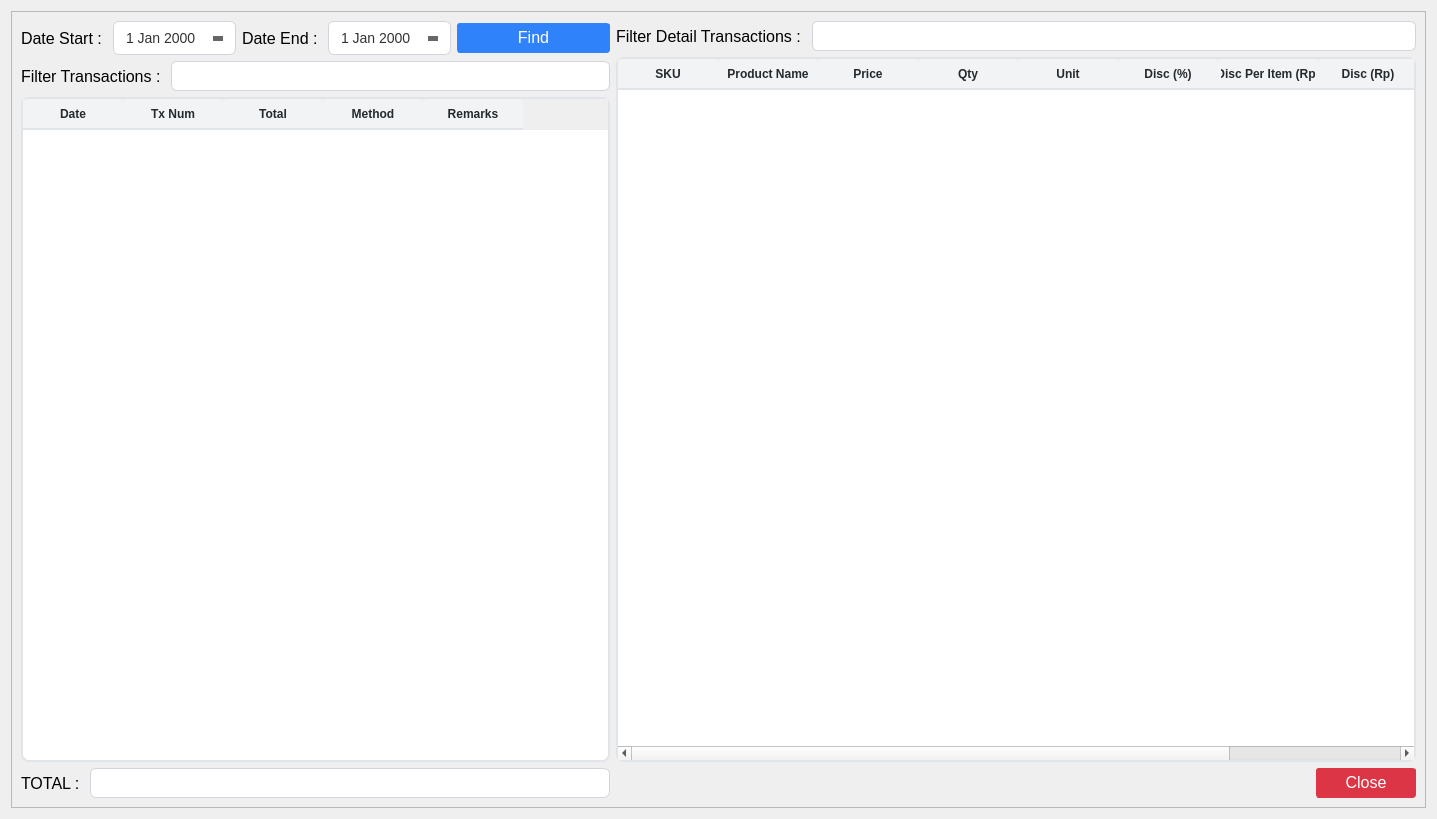
<?xml version="1.0" encoding="UTF-8"?>
<ui version="4.0">
 <class>Form</class>
 <widget class="QWidget" name="Form">
  <property name="geometry">
   <rect>
    <x>0</x>
    <y>0</y>
    <width>1437</width>
    <height>819</height>
   </rect>
  </property>
  <property name="windowTitle">
   <string>Back Office Sales Report</string>
  </property>
  <property name="windowIcon">
   <iconset>
    <normaloff>../assets/admin-panel.png</normaloff>../assets/admin-panel.png</iconset>
  </property>
  <property name="styleSheet">
   <string notr="true">QLineEdit{
	border: 1px solid #d1d5db;      /* Light gray border */
    border-radius: 6px;             /* Rounded corners */
    outline: none;                  /* Remove default outline */
    color: #333;                    /* Text color */
    background-color: #fff;       /* Light gray background */
    
}

QLineEdit:focus {
    border: 1px solid #93c5fd;       /* Blue border on focus */
    background-color: #ffffff;       /* White background when focused */
}

QLineEdit:disabled {
    border: 1px solid #e5e7eb;      /* Lighter border when disabled */
    background-color: #f3f4f6;      /* Light gray background when disabled */
    color: #9ca3af;                 /* Lighter text color when disabled */
}

/* QComboBox Styling - Improved with clearer state indicators */
QComboBox {
    border: 1px solid #d1d5db;      /* Light gray border */
    border-radius: 6px;             /* Rounded corners */
    padding: 6px 12px 6px 10px;     /* Add some padding */
    min-height: 20px;               /* Minimum height */
    color: #333;                    /* Text color */
    background-color: #fff;         /* White background */
    selection-background-color: #93c5fd; /* Light blue selection */
    font-size: 14px;                /* Consistent font size */
    min-width: 6em;                 /* Minimum width */
}

QComboBox:hover:!disabled {
    border-color: #93c5fd;          /* Light blue border on hover when enabled */
    background-color: #f0f7ff;      /* Very light blue background on hover */
}

QComboBox:focus {
    border: 2px solid #3b82f6;      /* Thicker, darker blue border on focus */
    background-color: #ffffff;      /* Pure white background when focused */
}

QComboBox:disabled {
    border: 1px solid #d9dce0;      /* Very light gray border when disabled */
    background-color: #f3f4f6;      /* Light gray background when disabled */
    color: #9ca3af;                 /* Lighter text color when disabled */
}

QComboBox::drop-down {
    subcontrol-origin: padding;
    subcontrol-position: center right;
    width: 20px;
    border: none;                   /* Remove border for cleaner look */
    margin-right: 5px;              /* Add some margin */
}

/* If you don't have an icon, use this instead: */
QComboBox::down-arrow {
    width: 0;
    height: 0;
    border-left: 5px solid transparent;
    border-right: 5px solid transparent;
    border-top: 5px solid #666;     /* Arrow color */
    margin-right: 5px;
}

QComboBox::down-arrow:disabled {
    border-top: 5px solid #b0b0b0;  /* Lighter arrow color when disabled */
}

QComboBox:disabled {
    color: #9ca3af;                 /* Lighter text when disabled */
    background-color: #f3f4f6;      /* Light gray background */
    border-color: #e5e7eb;          /* Lighter border */
}

/* Add a visual indicator for disabled state */
QComboBox:disabled {
    color: #9ca3af;
    background-color: #f3f4f6;
    border: 1px solid #e5e7eb;
    padding-right: 25px;            /* Make room for the lock icon */
}

/* If you don't have a lock icon, use a pattern instead */
QComboBox:disabled {
    background-image: repeating-linear-gradient(
        45deg,
        transparent,
        transparent 5px,
        rgba(200, 200, 200, 0.1) 5px,
        rgba(200, 200, 200, 0.1) 10px
    );
}

QComboBox QAbstractItemView {
    border: 1px solid #d1d5db;
    border-radius: 0px 0px 6px 6px;
    background-color: white;
    selection-background-color: #3b82f6;  /* Darker blue for better contrast */
    selection-color: white;               /* White text on selection */
    outline: none;
    padding: 5px;
}

QComboBox QAbstractItemView::item {
    min-height: 25px;               /* Taller items for better clickability */
    padding: 5px;                   /* Padding inside items */
}

QComboBox QAbstractItemView::item:hover {
    background-color: #e5f0ff;      /* Light blue on hover */
    color: #333;
}

/* QTextEdit Styling - Similar to QLineEdit */
QTextEdit {
    border: 1px solid #d1d5db;      /* Light gray border */
    border-radius: 6px;             /* Rounded corners */
    outline: none;                  /* Remove default outline */
    color: #333;                    /* Text color */
    background-color: #fff;         /* White background */
    padding: 6px 10px;              /* Add some padding for better text display */
    selection-background-color: #93c5fd; /* Light blue selection */
}

QTextEdit:focus {
    border: 1px solid #93c5fd;      /* Blue border on focus */
    background-color: #ffffff;      /* White background when focused */
}

QTextEdit:disabled {
    border: 1px solid #e5e7eb;      /* Lighter border when disabled */
    background-color: #f3f4f6;      /* Light gray background when disabled */
    color: #9ca3af;                 /* Lighter text color when disabled */
}


/* QDateEdit Styling */
QDateEdit {
    border: 1px solid #d1d5db;
    border-radius: 6px;
    padding: 6px 10px;
    min-height: 20px;
    color: #333;
    background-color: #fff;
    font-size: 14px;
}

QDateEdit:hover:!disabled {
    border-color: #93c5fd;
    background-color: #f0f7ff;
}

QDateEdit:focus {
    border: 2px solid #3b82f6;
    background-color: #ffffff;
}

QDateEdit:disabled {
    color: #9ca3af;
    background-color: #f3f4f6;
    border: 1px dashed #c0c0c0;
}

QDateEdit::drop-down {
    subcontrol-origin: padding;
    subcontrol-position: center right;
    width: 20px;
    border: none;
    margin-right: 5px;
}

QDateEdit::down-arrow {
    width: 0;
    height: 0;
    border-left: 5px solid transparent;
    border-right: 5px solid transparent;
    border-top: 5px solid #666;
    margin-right: 5px;
}

QDateEdit::down-arrow:disabled {
    border-top: 5px solid #b0b0b0;
}

/* Calendar popup styling */
QCalendarWidget {
    background-color: white;
    border: 1px solid #d1d5db;
}

QCalendarWidget QToolButton {
    color: #333;
    background-color: transparent;
    border: 1px solid transparent;
    border-radius: 4px;
    padding: 4px;
}

QCalendarWidget QToolButton:hover {
    background-color: #f0f7ff;
    border: 1px solid #93c5fd;
}

QCalendarWidget QMenu {
    background-color: white;
    border: 1px solid #d1d5db;
    padding: 5px;
}

QCalendarWidget QSpinBox {
    border: 1px solid #d1d5db;
    border-radius: 4px;
    padding: 3px;
    background-color: white;
}

QCalendarWidget QAbstractItemView:enabled {
    background-color: white;
    color: #333;
    selection-background-color: #3b82f6;
    selection-color: white;
}

QCalendarWidget QAbstractItemView:disabled {
    color: #9ca3af;
}

QCalendarWidget QWidget#qt_calendar_navigationbar {
    background-color: #f1f5f9;
    border-bottom: 1px solid #d1d5db;
    padding: 4px;
}

QPushButton {
    text-align: center;
    white-space: nowrap;
    vertical-align: middle;
    border: 1px solid transparent;
    line-height: 1.5;
    border-radius: 3px;
    margin: 0.25rem;
	opacity: 0.55;
	padding-bottom: 2px;

}

/* Message Dialog Styling */
QMessageBox {
    background-color: #ffffff;
    border-radius: 8px;
    min-width: 300px;
}

QMessageBox QLabel {
    color: #333333;
    font-size: 14px;
    padding: 12px;
    min-height: 40px;
}

QMessageBox QPushButton {
    background-color: #3b82f6;
    color: white;
    border-radius: 5px;
    padding: 8px 16px;
    font-weight: bold;
    min-width: 80px;
    margin: 8px 5px;
    opacity: 1.0;
}

QMessageBox QPushButton:hover {
    background-color: #2563eb;
}

QMessageBox QPushButton:pressed {
    background-color: #1d4ed8;
}

QMessageBox QIcon {
    padding: 15px;
}

QMessageBox #qt_msgbox_label {
    min-height: 40px;
}

/* Warning icon styling */
QMessageBox#warning-box {
    background-color: #fff9ed;
    border: 1px solid #fbbf24;
}

/* Error icon styling */
QMessageBox#error-box {
    background-color: #fef2f2;
    border: 1px solid #ef4444;
}

/* Info icon styling */
QMessageBox#info-box {
    background-color: #eff6ff; 
    border: 1px solid #3b82f6;
}
</string>
  </property>
  <layout class="QGridLayout" name="gridLayout_3">
   <item row="0" column="0">
    <widget class="QFrame" name="frame">
     <property name="frameShape">
      <enum>QFrame::StyledPanel</enum>
     </property>
     <property name="frameShadow">
      <enum>QFrame::Raised</enum>
     </property>
     <layout class="QGridLayout" name="gridLayout_2">
      <item row="0" column="0">
       <layout class="QHBoxLayout" name="horizontalLayout_5">
        <item>
         <layout class="QVBoxLayout" name="verticalLayout_6">
          <item>
           <layout class="QVBoxLayout" name="verticalLayout_7">
            <item>
             <layout class="QVBoxLayout" name="verticalLayout_8">
              <item>
               <layout class="QHBoxLayout" name="horizontalLayout_6">
                <item>
                 <layout class="QFormLayout" name="formLayout_6">
                  <item row="0" column="0">
                   <widget class="QLabel" name="back_office_sales_date_start_label">
                    <property name="minimumSize">
                     <size>
                      <width>0</width>
                      <height>30</height>
                     </size>
                    </property>
                    <property name="font">
                     <font>
                      <pointsize>12</pointsize>
                     </font>
                    </property>
                    <property name="text">
                     <string>Date Start : </string>
                    </property>
                   </widget>
                  </item>
                  <item row="0" column="1">
                   <widget class="QDateEdit" name="start_date_back_office_sales_input">
                    <property name="minimumSize">
                     <size>
                      <width>0</width>
                      <height>30</height>
                     </size>
                    </property>
                    <property name="font">
                     <font>
                      <pointsize>12</pointsize>
                     </font>
                    </property>
                    <property name="calendarPopup">
                     <bool>true</bool>
                    </property>
                   </widget>
                  </item>
                 </layout>
                </item>
                <item>
                 <layout class="QFormLayout" name="formLayout_7">
                  <item row="0" column="0">
                   <widget class="QLabel" name="back_office_sales_date_end_label">
                    <property name="minimumSize">
                     <size>
                      <width>0</width>
                      <height>30</height>
                     </size>
                    </property>
                    <property name="font">
                     <font>
                      <pointsize>12</pointsize>
                     </font>
                    </property>
                    <property name="text">
                     <string>Date End : </string>
                    </property>
                   </widget>
                  </item>
                  <item row="0" column="1">
                   <widget class="QDateEdit" name="end_date_back_office_sales_input">
                    <property name="minimumSize">
                     <size>
                      <width>0</width>
                      <height>30</height>
                     </size>
                    </property>
                    <property name="font">
                     <font>
                      <pointsize>12</pointsize>
                     </font>
                    </property>
                    <property name="calendarPopup">
                     <bool>true</bool>
                    </property>
                   </widget>
                  </item>
                 </layout>
                </item>
                <item>
                 <widget class="QPushButton" name="find_back_office_sales_button">
                  <property name="minimumSize">
                   <size>
                    <width>0</width>
                    <height>30</height>
                   </size>
                  </property>
                  <property name="font">
                   <font>
                    <pointsize>12</pointsize>
                   </font>
                  </property>
                  <property name="styleSheet">
                   <string notr="true">QPushButton{
    color: #fff;
    background-color: rgba(13, 110, 253, 0.85); /* RGBA with alpha channel */
    border-color: rgba(13, 110, 253, 0.7);
}
QPushButton:hover {
    background-color: rgba(11, 94, 215, 0.9);
    border-color: rgba(10, 88, 202, 0.9);
    opacity: 0.95;
}
QPushButton:disabled {
    background-color: #a8c1ff;
    border-color: #a8c1ff;
    color: #e6eeff;
}</string>
                  </property>
                  <property name="text">
                   <string>Find</string>
                  </property>
                  <property name="icon">
                   <iconset>
                    <normaloff>../assets/magnifying-glass.png</normaloff>../assets/magnifying-glass.png</iconset>
                  </property>
                  <property name="iconSize">
                   <size>
                    <width>14</width>
                    <height>14</height>
                   </size>
                  </property>
                 </widget>
                </item>
               </layout>
              </item>
              <item>
               <layout class="QFormLayout" name="formLayout_8">
                <item row="0" column="0">
                 <widget class="QLabel" name="filter_back_office_sales_transactions_label">
                  <property name="minimumSize">
                   <size>
                    <width>0</width>
                    <height>30</height>
                   </size>
                  </property>
                  <property name="font">
                   <font>
                    <pointsize>12</pointsize>
                   </font>
                  </property>
                  <property name="text">
                   <string>Filter Transactions : </string>
                  </property>
                 </widget>
                </item>
                <item row="0" column="1">
                 <widget class="QLineEdit" name="filter_back_office_sales_transactions_input">
                  <property name="minimumSize">
                   <size>
                    <width>0</width>
                    <height>30</height>
                   </size>
                  </property>
                  <property name="font">
                   <font>
                    <pointsize>12</pointsize>
                   </font>
                  </property>
                  <property name="clearButtonEnabled">
                   <bool>true</bool>
                  </property>
                 </widget>
                </item>
               </layout>
              </item>
             </layout>
            </item>
            <item>
             <widget class="QTableWidget" name="back_office_sales_transactions_table">
              <property name="styleSheet">
               <string notr="true">QTableWidget {
            background-color: #ffffff;
            alternate-background-color: #f5f8fa;
            border: 2px solid #e1e4e8;
            border-radius: 8px;
            gridline-color: #e1e4e8;
            selection-background-color: #0366d6;
            selection-color: #ffffff;
        }
        
        QTableWidget::item {
            border-bottom: 1px solid #e1e4e8;
			padding: 6px;
        }
        
        QTableWidget::item:selected {
            background-color: #0366d6;
			border: none; /* Remove any border on selected items */
        }

        QTableWidget::item:focus {
            border: none; /* Remove the focus border */
            outline: none; /* Remove the focus outline */
        }

        QHeaderView::section {
            background-color: #f1f3f5;
            color: #24292e;
            font-weight: bold;
            border: none;
            border-bottom: 2px solid #e1e4e8;
            padding: 3px;
            border-top-left-radius: 6px;
            border-top-right-radius: 6px;
        }
        
        QTableWidget QScrollBar:vertical {
            border: none;
            background: #f1f3f5;
            width: 10px;
            border-radius: 5px;
        }
        
        QTableWidget QScrollBar::handle:vertical {
            background: #c0c0c0;
            border-radius: 5px;
        }
        
        QTableWidget QScrollBar::handle:vertical:hover {
            background: #a0a0a0;
        }
        
        QTableWidget QScrollBar:horizontal {
            border: none;
            background: #f1f3f5;
            height: 10px;
            border-radius: 5px;
        }
        
        QTableWidget QScrollBar::handle:horizontal {
            background: #c0c0c0;
            border-radius: 5px;
        }
        
        QTableWidget QScrollBar::handle:horizontal:hover {
            background: #a0a0a0;
        }</string>
              </property>
              <property name="sortingEnabled">
               <bool>true</bool>
              </property>
              <column>
               <property name="text">
                <string>Date</string>
               </property>
               <property name="font">
                <font>
                 <pointsize>12</pointsize>
                 <weight>75</weight>
                 <bold>true</bold>
                </font>
               </property>
               <property name="textAlignment">
                <set>AlignCenter</set>
               </property>
              </column>
              <column>
               <property name="text">
                <string>Tx Num</string>
               </property>
               <property name="font">
                <font>
                 <pointsize>12</pointsize>
                 <weight>75</weight>
                 <bold>true</bold>
                </font>
               </property>
               <property name="textAlignment">
                <set>AlignCenter</set>
               </property>
              </column>
              <column>
               <property name="text">
                <string>Total</string>
               </property>
               <property name="font">
                <font>
                 <pointsize>12</pointsize>
                 <weight>75</weight>
                 <bold>true</bold>
                </font>
               </property>
               <property name="textAlignment">
                <set>AlignCenter</set>
               </property>
              </column>
              <column>
               <property name="text">
                <string>Method</string>
               </property>
               <property name="font">
                <font>
                 <pointsize>12</pointsize>
                 <weight>75</weight>
                 <bold>true</bold>
                </font>
               </property>
               <property name="textAlignment">
                <set>AlignCenter</set>
               </property>
              </column>
              <column>
               <property name="text">
                <string>Remarks</string>
               </property>
               <property name="font">
                <font>
                 <pointsize>12</pointsize>
                 <weight>75</weight>
                 <bold>true</bold>
                </font>
               </property>
               <property name="textAlignment">
                <set>AlignCenter</set>
               </property>
              </column>
             </widget>
            </item>
           </layout>
          </item>
          <item>
           <layout class="QFormLayout" name="formLayout_9">
            <item row="0" column="0">
             <widget class="QLabel" name="total_transactions_label">
              <property name="minimumSize">
               <size>
                <width>0</width>
                <height>30</height>
               </size>
              </property>
              <property name="font">
               <font>
                <pointsize>12</pointsize>
               </font>
              </property>
              <property name="text">
               <string>TOTAL : </string>
              </property>
             </widget>
            </item>
            <item row="0" column="1">
             <widget class="QLineEdit" name="total_transactions_input">
              <property name="enabled">
               <bool>true</bool>
              </property>
              <property name="minimumSize">
               <size>
                <width>0</width>
                <height>30</height>
               </size>
              </property>
              <property name="font">
               <font>
                <pointsize>12</pointsize>
               </font>
              </property>
              <property name="readOnly">
               <bool>true</bool>
              </property>
             </widget>
            </item>
           </layout>
          </item>
          <item>
           <layout class="QHBoxLayout" name="horizontalLayout_7"/>
          </item>
         </layout>
        </item>
        <item>
         <layout class="QVBoxLayout" name="verticalLayout_9">
          <item>
           <layout class="QVBoxLayout" name="verticalLayout_10">
            <item>
             <layout class="QFormLayout" name="formLayout_10">
              <item row="0" column="1">
               <widget class="QLineEdit" name="filter_back_office_sales_detail_transactions_input">
                <property name="minimumSize">
                 <size>
                  <width>0</width>
                  <height>30</height>
                 </size>
                </property>
                <property name="font">
                 <font>
                  <pointsize>12</pointsize>
                 </font>
                </property>
                <property name="clearButtonEnabled">
                 <bool>true</bool>
                </property>
               </widget>
              </item>
              <item row="0" column="0">
               <widget class="QLabel" name="filter_detail_transactions_label">
                <property name="minimumSize">
                 <size>
                  <width>0</width>
                  <height>30</height>
                 </size>
                </property>
                <property name="font">
                 <font>
                  <pointsize>12</pointsize>
                 </font>
                </property>
                <property name="text">
                 <string>Filter Detail Transactions : </string>
                </property>
               </widget>
              </item>
             </layout>
            </item>
            <item>
             <widget class="QTableWidget" name="back_office_sales_detail_transactions_table">
              <property name="minimumSize">
               <size>
                <width>800</width>
                <height>0</height>
               </size>
              </property>
              <property name="styleSheet">
               <string notr="true">QTableWidget {
            background-color: #ffffff;
            alternate-background-color: #f5f8fa;
            border: 2px solid #e1e4e8;
            border-radius: 8px;
            gridline-color: #e1e4e8;
            selection-background-color: #0366d6;
            selection-color: #ffffff;
        }
        
        QTableWidget::item {
            border-bottom: 1px solid #e1e4e8;
			padding: 6px;
        }
        
        QTableWidget::item:selected {
            background-color: #0366d6;
			border: none; /* Remove any border on selected items */
        }

        QTableWidget::item:focus {
            border: none; /* Remove the focus border */
            outline: none; /* Remove the focus outline */
        }

        QHeaderView::section {
            background-color: #f1f3f5;
            color: #24292e;
            font-weight: bold;
            border: none;
            border-bottom: 2px solid #e1e4e8;
            padding: 3px;
            border-top-left-radius: 6px;
            border-top-right-radius: 6px;
        }
        
        QTableWidget QScrollBar:vertical {
            border: none;
            background: #f1f3f5;
            width: 10px;
            border-radius: 5px;
        }
        
        QTableWidget QScrollBar::handle:vertical {
            background: #c0c0c0;
            border-radius: 5px;
        }
        
        QTableWidget QScrollBar::handle:vertical:hover {
            background: #a0a0a0;
        }
        
        QTableWidget QScrollBar:horizontal {
            border: none;
            background: #f1f3f5;
            height: 10px;
            border-radius: 5px;
        }
        
        QTableWidget QScrollBar::handle:horizontal {
            background: #c0c0c0;
            border-radius: 5px;
        }
        
        QTableWidget QScrollBar::handle:horizontal:hover {
            background: #a0a0a0;
        }</string>
              </property>
              <property name="sortingEnabled">
               <bool>true</bool>
              </property>
              <column>
               <property name="text">
                <string>SKU</string>
               </property>
               <property name="font">
                <font>
                 <pointsize>12</pointsize>
                 <weight>75</weight>
                 <bold>true</bold>
                </font>
               </property>
               <property name="textAlignment">
                <set>AlignCenter</set>
               </property>
              </column>
              <column>
               <property name="text">
                <string>Product Name</string>
               </property>
               <property name="font">
                <font>
                 <pointsize>12</pointsize>
                 <weight>75</weight>
                 <bold>true</bold>
                </font>
               </property>
               <property name="textAlignment">
                <set>AlignCenter</set>
               </property>
              </column>
              <column>
               <property name="text">
                <string>Price</string>
               </property>
               <property name="font">
                <font>
                 <pointsize>12</pointsize>
                 <weight>75</weight>
                 <bold>true</bold>
                </font>
               </property>
               <property name="textAlignment">
                <set>AlignCenter</set>
               </property>
              </column>
              <column>
               <property name="text">
                <string>Qty</string>
               </property>
               <property name="font">
                <font>
                 <pointsize>12</pointsize>
                 <weight>75</weight>
                 <bold>true</bold>
                </font>
               </property>
               <property name="textAlignment">
                <set>AlignCenter</set>
               </property>
              </column>
              <column>
               <property name="text">
                <string>Unit</string>
               </property>
               <property name="font">
                <font>
                 <pointsize>12</pointsize>
                 <weight>75</weight>
                 <bold>true</bold>
                </font>
               </property>
               <property name="textAlignment">
                <set>AlignCenter</set>
               </property>
              </column>
              <column>
               <property name="text">
                <string>Disc (%)</string>
               </property>
               <property name="font">
                <font>
                 <pointsize>12</pointsize>
                 <weight>75</weight>
                 <bold>true</bold>
                </font>
               </property>
               <property name="textAlignment">
                <set>AlignCenter</set>
               </property>
              </column>
              <column>
               <property name="text">
                <string>Disc Per Item (Rp)</string>
               </property>
               <property name="font">
                <font>
                 <pointsize>12</pointsize>
                 <weight>75</weight>
                 <bold>true</bold>
                </font>
               </property>
               <property name="textAlignment">
                <set>AlignCenter</set>
               </property>
              </column>
              <column>
               <property name="text">
                <string>Disc (Rp)</string>
               </property>
               <property name="font">
                <font>
                 <pointsize>12</pointsize>
                 <weight>75</weight>
                 <bold>true</bold>
                </font>
               </property>
               <property name="textAlignment">
                <set>AlignCenter</set>
               </property>
              </column>
              <column>
               <property name="text">
                <string>Subtotal</string>
               </property>
               <property name="font">
                <font>
                 <pointsize>12</pointsize>
                 <weight>75</weight>
                 <bold>true</bold>
                </font>
               </property>
               <property name="textAlignment">
                <set>AlignCenter</set>
               </property>
              </column>
             </widget>
            </item>
           </layout>
          </item>
          <item>
           <layout class="QHBoxLayout" name="horizontalLayout_8">
            <item>
             <spacer name="horizontalSpacer_2">
              <property name="orientation">
               <enum>Qt::Horizontal</enum>
              </property>
              <property name="sizeHint" stdset="0">
               <size>
                <width>40</width>
                <height>20</height>
               </size>
              </property>
             </spacer>
            </item>
            <item>
             <widget class="QPushButton" name="close_button">
              <property name="minimumSize">
               <size>
                <width>100</width>
                <height>30</height>
               </size>
              </property>
              <property name="font">
               <font>
                <pointsize>12</pointsize>
               </font>
              </property>
              <property name="styleSheet">
               <string notr="true">QPushButton {
    color: #fff;
    background-color: #dc3545;
    border-color: #dc3545;
}
QPushButton:hover {
    background-color: #bb2d3b;
    border-color: #b02a37;
}</string>
              </property>
              <property name="text">
               <string>Close</string>
              </property>
              <property name="icon">
               <iconset>
                <normaloff>../assets/close.png</normaloff>../assets/close.png</iconset>
              </property>
              <property name="iconSize">
               <size>
                <width>12</width>
                <height>12</height>
               </size>
              </property>
             </widget>
            </item>
           </layout>
          </item>
         </layout>
        </item>
       </layout>
      </item>
     </layout>
    </widget>
   </item>
  </layout>
 </widget>
 <resources/>
 <connections/>
</ui>
